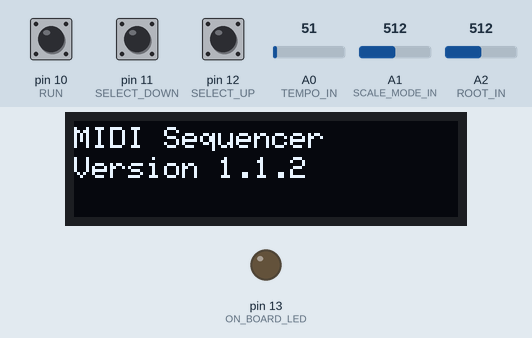
A sketch run on a simulated Arduino Uno, built with avr-gcc and run on an emulated ATmega328P. Parts: 128×32 one-colour display, output pins drawn as LEDs (lit = HIGH). Dashed ring = blinking. Inputs (shaded band) come from the test bench; at power-on: pin 10 (RUN) HIGH, pin 11 (SELECT_DOWN) HIGH, pin 12 (SELECT_UP) HIGH, A0 (TEMPO_IN) = 51, A1 (SCALE_MODE_IN) = 512, A2 (ROOT_IN) = 512. MIDI output is not drawn.

Above: at 3.2 s.
3.3 s: pin 10 (RUN) pulled LOW for 3.2 s
At 3.6 s:
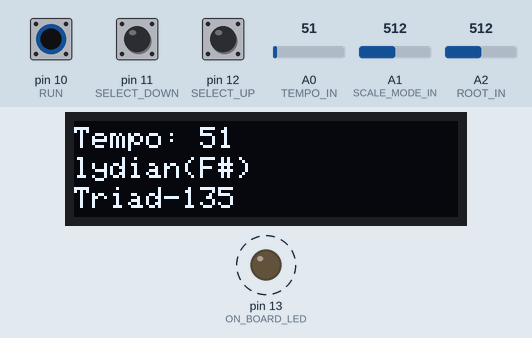
8.0 s: pin 10 (RUN) pulled LOW for 0.15 s
At 8.4 s:
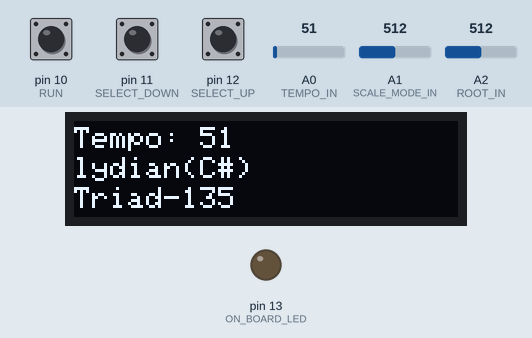
9.6 s: pin 10 (RUN) pulled LOW for 1 s
At 11.0 s:
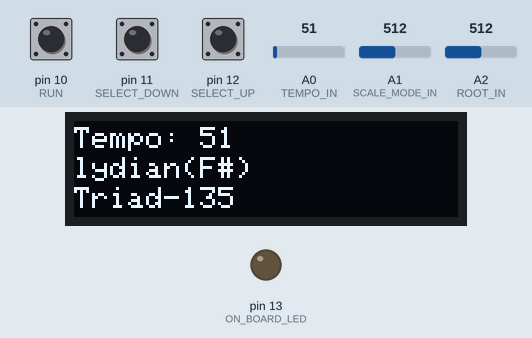
Timing chart, 0 to 12.6 s (numbered marks = the images above; inputs shaded):
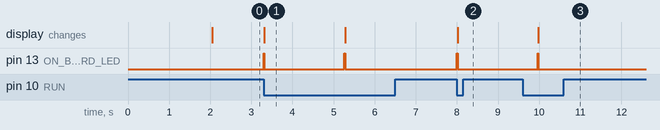

The sketch:

MIDI.ino
```cpp
#include <MIDI.h>
#include <Wire.h>

#include "hw_map.h"
#include "Display.h"
#include "led.h"
#include "music.h"

//
// MIDI
//
MIDI_CREATE_DEFAULT_INSTANCE();
//#define LISTEN_CHANNEL
#define LISTEN_CHANNEL MIDI_CHANNEL_OFF    // Don't listen
#define SEND_CHANNEL  1
#define VELOCITY    127


//
// Operational Modes
//
#define MODE_INIT       0
#define MODE_ARP_135    1
#define MODE_ARP_1357   2
#define MODE_ARP_SCALE  3
#define MODE_SEQ        4
int current_mode = MODE_INIT;

void setup()
{
    setup_io();
    MIDI.begin(LISTEN_CHANNEL);
    init_display();

    delay(2000);         // wait for initializing
    display_text("MIDI Sequencer", "Version 1.1.2", "");
}

void record() {
   display_big_text("RECORDING");
}

void display_status(int tempo, int musical_mode, int note, int chord_num) {
    char l1_buffer[32];
    sprintf(l1_buffer, "Tempo: %d", tempo);
    char l2_buffer[32];
    sprintf(l2_buffer, "%s(%s)", mode_to_string(musical_mode), note_to_string(note));
    char l3_buffer[32];
    sprintf(l3_buffer, "%s", chord_num_to_string(chord_num));
    display_text(l1_buffer, l2_buffer, l3_buffer);
}


void send_note_to_moog() {
    OB_LED_ON;
    int select_change = get_select_change();
    update_cur_chord_num(select_change);

    int tempo = GET_TEMPO_VALUE;
    int delay_time = 1024 - tempo;

    int root_note = get_root_note();
    int m_mode = get_musical_mode();
    int chord_num = get_chord_num();
    int play_note = get_next_note(root_note, m_mode, chord_num);

    display_status(tempo, m_mode, play_note, chord_num);
    OB_LED_OFF;

    MIDI.sendNoteOn(play_note, VELOCITY, SEND_CHANNEL);  // Send a Note
    delay(delay_time);                                   // Wait for a moment
    MIDI.sendNoteOff(play_note, 0, SEND_CHANNEL);        // Stop the note
    delay(delay_time);                                   // Wait for a moment
}


void loop()
{
//    if (MIDI.read()) {
//      ping()
//    }

    if IS_RUN {
        send_note_to_moog();
    }
}
```

Display.h
```cpp
#ifndef DISPLAY_H
#define DISPLAY_H

#include <Adafruit_GFX.h>
#include <Adafruit_SSD1306.h>
#include "led.h"

//
// OLED Display screen
//
#define SCREEN_WIDTH 128 // OLED display width,  in pixels
#define SCREEN_HEIGHT 32 // OLED display height, in pixels

// https://arduinogetstarted.com/tutorials/arduino-oled
// declare an SSD1306 display object connected to I2C
Adafruit_SSD1306 oled(SCREEN_WIDTH, SCREEN_HEIGHT, &Wire, -1);

void init_display() {
    if (!oled.begin(SSD1306_SWITCHCAPVCC, 0x3C)) {
      Serial.println(F("SSD1306 allocation failed"));
      blink_error(3);
    }
}

void display_big_text(String line1) {
    oled.clearDisplay();
    oled.setTextSize(2);
    oled.setTextColor(WHITE);
    oled.setCursor(0, 2);
    oled.println(line1);
    oled.display();
}

void display_text(String line1, String line2, String line3) {
    oled.clearDisplay();
    oled.setTextSize(1);
    oled.setTextColor(WHITE);
    oled.setCursor(0, 2);   //  Offest a bit for better look
    oled.println(line1);
    oled.setCursor(0, 12);
    oled.println(line2);
    oled.setCursor(0, 22);
    oled.println(line3);
    oled.display();
}

#endif
```

hw_map.h
```cpp
#ifndef HW_MAP_H
#define HW_MAP_H

//
// Hardware mapping
//
#define ON_BOARD_LED  13
#define TEMPO_IN      A0
#define SCALE_MODE_IN A1
#define ROOT_IN       A2

#define SELECT_UP     12
#define SELECT_DOWN   11
#define RUN           10
#define RECORD         9


#define GET_TEMPO_VALUE analogRead(TEMPO_IN)
#define GET_ROOT_VALUE analogRead(ROOT_IN)
#define GET_MODE_VALUE analogRead(SCALE_MODE_IN)

#define IS_RUN (digitalRead(RUN) == LOW)


int debounce(int switch_pin) {
    delay(1);
    if (digitalRead(switch_pin) != LOW) {
        return 0;
    }
    while (digitalRead(switch_pin) == LOW) {
        delay(1);
    }
    return 1;
}

int get_select_change() {
    if (digitalRead(SELECT_UP) == LOW) {
        return debounce(SELECT_UP);
    }
    if (digitalRead(SELECT_DOWN) == LOW) {
        return -debounce(SELECT_DOWN);
    }
    return 0;
}

void setup_io() {
    pinMode(ON_BOARD_LED, OUTPUT);

    pinMode(TEMPO_IN, INPUT);
    pinMode(SCALE_MODE_IN, INPUT);
    pinMode(ROOT_IN, INPUT);

    pinMode(RUN, INPUT_PULLUP);
    pinMode(SELECT_UP, INPUT_PULLUP);
    pinMode(SELECT_DOWN, INPUT_PULLUP);
    pinMode(RECORD, INPUT_PULLUP);
}

#endif
```

led.h
```cpp
#ifndef LED_H
#define LED_H

#include "hw_map.h"

#define OB_LED_ON     digitalWrite(ON_BOARD_LED, HIGH)
#define OB_LED_OFF    digitalWrite(ON_BOARD_LED, LOW)


void blink_error(int err_code) {
  while (true){
     for (int c=0; c < err_code; c++) {
       OB_LED_ON;
       delay(150);
       OB_LED_OFF;
       delay(150);
     }
     delay(300);
  }
}


void pulse() {
    OB_LED_ON;
    delay(50);
    OB_LED_OFF;
    delay(50);
}

#endif
```

music.h
```cpp
#ifndef MUSIC_H
#define MUSIC_H

#include "hw_map.h"

//
// - Notes
//
char const *note_chars[] = {
  "C", "C#", "D", "D#", "E", "F", "F#", "G", "G#", "A", "A#", "B"
};

int get_root_note() {
    // 12 notes per octave
    // 60 is middle C
    int root = GET_ROOT_VALUE;
    int root_note = 60 + (12.0 * root / 1024.0);
    return root_note;
}

char const * note_to_string(int note){
    char buf[3];
    note = note % 12;
    return note_chars[note];
}

//
// - Modes
//
char const *mode_chars[] = {
  "Ionian/Major", "Dorian/Minor", "phrygian", "lydian", "mixolydian", "aeolian/minor", "locrian"
};

int get_musical_mode() {
    // 7 available modes
    int mode = GET_MODE_VALUE;
    mode = 7.0 * mode / 1024.0;
    return mode;
}

char const * mode_to_string(int mode){
    char buf[16];
    return mode_chars[mode];
}


// In the scale of C Major
// We have these modes
//  0  1  2  3  4  5  6  7  8  9  10 11 12
//  C  C# D  D# E  F  F# G  G# A  A#  B  C

// All white keys for key of C (Major)
//               C  D  E   F  G  A  B
//                W  W  H   W  W  W  H
const int ionian[] = { 0, 2, 4,  5, 7, 9, 11, 12 };

// All white keys for key of D (Minor)
//               C  D  Eb  F  G  A  Bb
//                W  H  W   W  W  W  H
const int dorian[] = { 0, 2, 3,  5, 7, 9, 10, 12 };

// All white keys for key of E
//                 C  Db Eb  F  G  Ab  Bb
//                  H  W  W   W  H  W  W
const int phrygian[] = { 0, 1, 3,  5, 7, 8, 10, 12 };

// All white keys for key of F
//               C  D  E  F# G  A  B
//                W  W  W   H  W  W  H
const int lydian[] = { 0, 2, 4, 6, 7, 9, 11, 12 };

// All white keys for key of G
//                   C  D  E   F  G  A  Bb
//                    W  W  H   W  W  H  W
const int mixolydian[] = { 0, 2, 4,  5, 7, 9, 10, 12 };

// All white keys for key of A (Natural Minor)
//                C  D  Eb  F  G  Ab  Bb
//                 W  H  W   W  H   W   W
const int aeolian[] = { 0, 2, 3,  5, 7, 8, 10, 12 };

// All white keys for key of B
//                C  Db Eb  F  Gb Ab  Bb
//                 H  W  W   H   W   W  W
const int locrian[] = { 0, 1, 3,  5, 6, 8, 10, 12 };

const int * mode_map[] = {ionian, dorian, phrygian, lydian, mixolydian, aeolian, locrian};
const int * get_scale_from_mode(int mode) {
    return mode_map[mode];
}

// Harmonic Minor scale
//                C D  Eb  F  G  Ab   B
//                 W  H  W   W  H   W+  H
int harmonic[] = { 0, 2, 3,  5, 7, 8, 11 };


// Melodic Minor scale
//                C D  Eb  F  G  A  B
//                 W  H  W   W  W  W  H
const int melodic[] = { 0, 2, 3,  5, 7, 8, 11 };


//
// Scales
//
const int triad[] = {1, 3, 5};
const int seventh[] = {1, 3, 5, 7};
const int scale_notes[] = {1, 2, 3, 4, 5, 6, 7, 8};

const int * chord_map[] = {triad, seventh, scale_notes};
const int note_counts[] = {3, 4, 8};

const int * get_chord_from_chord_num(int chord_num) {
    chord_num = chord_num % 3;
    return chord_map[chord_num];
}

const int get_note_count_from_chord_num(int chord_num) {
    chord_num = chord_num % 3;
    return note_counts[chord_num];
}

int get_direction_flag_from_chord_num(int chord_num) {
    if (chord_num < 3) {
        return 0;
    }
    return 1;
}

char const *chord_name_chars[] = {
  "Triad-135", "Seventh-1357", "Scale-12345678", "Triad+-135", "Seventh+-1357", "Scale+-1-8-1"
};

//
// MUSIC variables
//
int note_index = 0;
int direction = 1;
int cur_chord_num = 0;


void update_cur_chord_num(int update_direction) {
    if (update_direction == 0){
        return;
    }
    cur_chord_num += update_direction;
    if (cur_chord_num > 5) {
        cur_chord_num = 0;
    }
    if (cur_chord_num < 0) {
        cur_chord_num = 5;
    }
    note_index = 0;
}

int get_chord_num() {
    return cur_chord_num;
}

char const *chord_num_to_string(int chord_num){
    return chord_name_chars[chord_num];
}


int get_next_note(int root_note, int m_mode, int chord_num) {
    const int *chord = get_chord_from_chord_num(chord_num);
    int notes_in_chord = get_note_count_from_chord_num(chord_num);
    int direction_flag = get_direction_flag_from_chord_num(chord_num);

    const int *scale = get_scale_from_mode(m_mode);     // Scale of notes to chose from
    int note_offset = chord[note_index] - 1;            // note offsets (triad, 7th, etc,)
    int play_note = root_note + scale[note_offset];

    if (direction_flag == 0) {
        note_index++;
        if (note_index >= notes_in_chord) {
            note_index = 0;
        }
    }
    else {
        note_index += direction;
        if (note_index >= notes_in_chord) {
           direction = -1;
           note_index--;
        }
        if (note_index < 0) {
          direction = 1;
          note_index = 0;
        }
    }

    return play_note;
}

#endif
```

Measured:
- after the input at 3.3 s, pin 13 (ON_BOARD_LED): alternates HIGH for 0.02 s and LOW for 1.9 s, starting at once; the display: changes at once (image 1)
- after the input at 8.0 s, pin 13 (ON_BOARD_LED): LOW → HIGH at once, → LOW 0.02 s later; the display: changes at once (image 2)
- after the input at 9.6 s, pin 13 (ON_BOARD_LED): LOW → HIGH after 0.36 s, → LOW 0.02 s later; the display: changes after 0.38 s (image 3)
- what the display in image 1 shows lasts 2.0 s, from 3.3 s to 5.3 s
